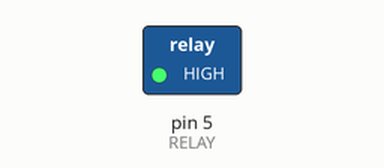
Simulated run of this sketch. Board: Arduino Uno, built with avr-gcc and run on an emulated ATmega328P. Parts: switched loads named in the sketch (green lamp = pin HIGH).

Above: at 1.5 s.
At 6.5 s:
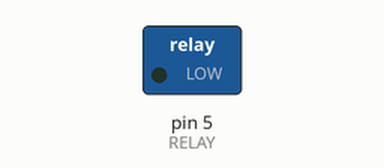
Timing chart, 0 to 13.0 s (numbered marks = the images above):
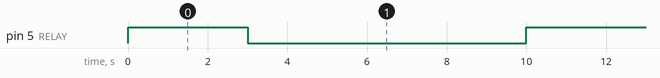

The sketch:

pump_relay.ino
```cpp
#define RELAY 5 // first, we have to include libraries (if we have)

// normally closed relay: no power - device is active
const int FLUSH = 3;       // Relay is off, flushing pump is on
const int MEASUREMENT = 7; // Relay is on, flushing pump is off

void setup(){ // the setup loop is used for configurations, as the code runs just once.
   pinMode(RELAY, OUTPUT); // we have to define output devices (e.g. relay, LED, buzzer),
}

void loop(){
   digitalWrite(RELAY, HIGH); // set pin 3 ON to turn off the relay, so pumps start working again.
   for(int i = 0; i < FLUSH; i++){
         delay(1000);
      }

   digitalWrite(RELAY, LOW); // set pin 3 OFF to activate the relay, so pumps stop working
   for(int i = 0; i < MEASUREMENT; i++){
         delay(1000);
      }
}
```

Measured:
- by itself, pin 5 (RELAY): alternates HIGH for 3.0 s and LOW for 7.0 s
